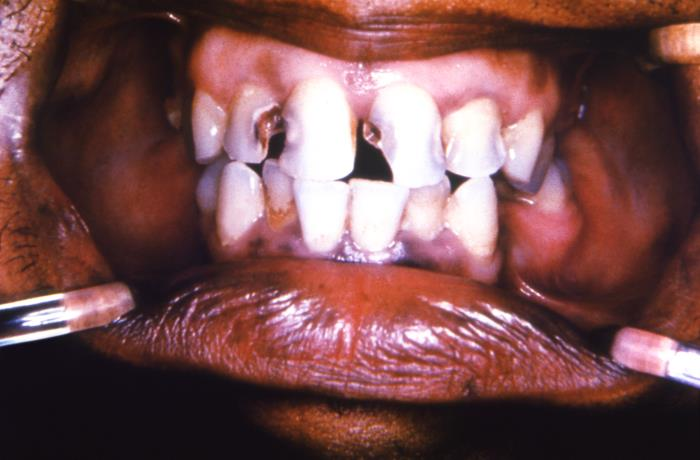
#> input picture tests/fixtures/dental-intraoral/cdc-19463.jpg, 700 x 460 px
$ python -i native_flake_support.py   (imports and definitions only)   (older library calls are emulated)
#> lines starting #> are read from the running program, lines starting #| are printed output that depends on the picture; after the words box and inside, x2 and y2 are one past the last pixel; in counts of white or black regions, pixels touching at a corner belong together
#> further down, picture is the input picture: shape (460, 700, 3); mean B, G, R 78.8, 78.1, 119.3
"""Native-coordinate material proposals. No labels or display zoom enter inference.

This module is not enabled in normal analysis until its reviewed support and
anatomical-path evidence pass. Original pixels are never enlarged or reduced.
"""
import cv2
import numpy as np

VERSION='native-independent-stable-region-ridge-v3'
PARAMETERS=dict(radii=[1,2,3],seedContrast=.025,growthContrast=.018,
                minArea=3,maxArea=1500,minFill=.15,maxElongation=16.,
                ringLumaDifference=3.,boundaryEdge=4/255,boundaryFraction=.35,
                minimumSeedFraction=.05,poreMaximumCoreArea=20,poreRingSectors=3,ridgeAnisotropy=.5)

def odd(value):return max(3,2*int(round(value))+1)

def proposal_tile(bgr,coordinate_scale=1.,return_stages=False,pixel_density=1.,check=None,interest=None,photometry=None,work=None):
    """Geometric units scale with the supplied source-coordinate metric.

    source resize by k -> coordinate_scale by k. Contrast remains photometric;
    derivative magnitude is expressed per reference-coordinate distance.
    """
    s=max(.125,float(coordinate_scale));p=PARAMETERS
    if photometry is None:
        gray=cv2.cvtColor(bgr,cv2.COLOR_BGR2GRAY);luma=cv2.cvtColor(bgr,cv2.COLOR_BGR2LAB)[:,:,0]
    else:gray,luma=photometry
    g=gray.astype(np.float32)/255
    scales=sorted(set([max(.125,float(pixel_density)),s]));response=np.zeros(g.shape,np.float32)
    region_envelope=np.zeros(g.shape,bool);candidate_regions=[]
    for metric in scales:
        if check is not None:check()
        # The fine-source scale is the observed pixel grid, not an upsample.
        regions,_=cv2.MSER_create(5,max(1,int(round(4*metric*metric))),max(4,int(round(1500*metric*metric))),.25,.2).detectRegions(255-luma)
        for pts in regions:
            if return_stages:region_envelope[pts[:,1],pts[:,0]]=True
            candidate_regions.append((pts,'stable-region',metric))
        for radius in p['radii']:
            sigma=max(.45,radius*metric);smooth=cv2.GaussianBlur(g,(0,0),sigma)
            xx=cv2.Sobel(smooth,cv2.CV_32F,2,0,3)*sigma*sigma
            yy=cv2.Sobel(smooth,cv2.CV_32F,0,2,3)*sigma*sigma
            xy=cv2.Sobel(smooth,cv2.CV_32F,1,1,3)*sigma*sigma
            root=np.sqrt((xx-yy)**2+4*xy*xy);lo=(xx+yy-root)/2;hi=(xx+yy+root)/2
            bright=np.maximum(-lo,0)*(np.abs(hi)<p['ridgeAnisotropy']*np.maximum(-lo,1e-6))
            np.maximum(response,bright,out=response)
    seed=response>p['seedContrast']
    envelope=np.zeros(g.shape,bool)
    envelope|=response>p['growthContrast']
    # Do not grow a weak region with no actual high-contrast native seed.
    count,ids,stats,_=cv2.connectedComponentsWithStats(envelope.astype(np.uint8),8)
    for i in range(1,count):
        x,y,w,h,area=map(int,stats[i]);ys,xs=np.where(ids[y:y+h,x:x+w]==i)
        if seed[y+ys,x+xs].sum()>=max(1,int(np.ceil(area*p['minimumSeedFraction']))):candidate_regions.append((np.c_[xs+x,ys+y].astype(np.int32),'ridge',s))
    gradient=np.hypot(cv2.Sobel(g,cv2.CV_32F,1,0,3),cv2.Sobel(g,cv2.CV_32F,0,1,3))
    dark=cv2.morphologyEx(gray,cv2.MORPH_BLACKHAT,np.ones((odd(3*s),)*2,np.uint8))>35
    n,dark_ids,dark_stats,dark_centers=cv2.connectedComponentsWithStats(dark.astype(np.uint8),8)
    pore_centers={}
    for i in range(1,n):
        x,y,w,h,area=dark_stats[i]
        if area<=p['poreMaximumCoreArea']*s*s and max(w,h)/max(1,min(w,h))<=3.3:
            pore_centers[i]=dark_centers[i]
    # Intermediate stage rasters are debug output only; the normal source field
    # needs one accumulator. Candidate rings/contrast remain independent.
    names=['envelope','seeded','geometry','ring','edge','pore-separated'] if return_stages else ['pore-separated']
    stages={name:np.zeros(g.shape,np.float32) for name in names}
    if return_stages:stages['envelope'][envelope|region_envelope]=1
    details=[];processed=0;skipped=0
    for region_index,(pts,branch,metric) in enumerate(candidate_regions):
        if check is not None and region_index%32==0:check()
        if interest is not None and not interest[pts[:,1],pts[:,0]].any():skipped+=1;continue
        processed+=1
        area=len(pts)
        if not return_stages and (area<max(1,int(round(p['minArea']*pixel_density**2))) or area>max(4,int(round(p['maxArea']*metric**2)))):continue
        x,y,w,h=cv2.boundingRect(pts)
        if not return_stages and (area/(w*h)<p['minFill'] or max(w,h)/max(1,min(w,h))>p['maxElongation'] or x==0 or y==0 or x+w==g.shape[1] or y+h==g.shape[0]):continue
        local=np.zeros((h,w),bool);local[pts[:,1]-y,pts[:,0]-x]=True
        seed_count=int((seed[y:y+h,x:x+w]&local).sum()) if return_stages else 0
        if return_stages:
            stages['seeded'][y:y+h,x:x+w][local]=1
            if area<max(1,int(round(p['minArea']*pixel_density**2))) or area>max(4,int(round(p['maxArea']*metric**2))) or area/(w*h)<p['minFill'] or max(w,h)/max(1,min(w,h))>p['maxElongation']:continue
            if x==0 or y==0 or x+w==g.shape[1] or y+h==g.shape[0]:continue
        if return_stages:stages['geometry'][y:y+h,x:x+w][local]=1
        pad=max(2,int(np.ceil(4*metric)));a=max(0,x-pad);b=max(0,y-pad);c=min(g.shape[1],x+w+pad);d=min(g.shape[0],y+h+pad)
        mask=np.zeros((d-b,c-a),bool);mask[pts[:,1]-b,pts[:,0]-a]=True
        ring=(cv2.dilate(mask.astype(np.uint8),np.ones((odd(3*metric),)*2,np.uint8))>0)&~mask
        if ring.sum()<max(3,int(8*metric*metric)):continue
        reference=float(np.median(luma[b:d,a:c][ring]));contrast=float(np.median(luma[b:d,a:c][mask])-reference)
        if contrast<=p['ringLumaDifference']:continue
        intensity=float(np.clip((contrast-p['ringLumaDifference'])/32,0,1))
        if return_stages:stages['ring'][y:y+h,x:x+w][local]=np.maximum(stages['ring'][y:y+h,x:x+w][local],intensity)
        border=mask&~(cv2.erode(mask.astype(np.uint8),np.ones((odd(metric),)*2,np.uint8))>0)
        edge_fraction=float((gradient[b:d,a:c][border]*metric>p['boundaryEdge']).mean())
        if edge_fraction<p['boundaryFraction']:continue
        if return_stages:stages['edge'][y:y+h,x:x+w][local]=np.maximum(stages['edge'][y:y+h,x:x+w][local],intensity)
        # Only an actual compact dark core with surrounding angular bright
        # support is pore ringing. Mere proximity to a dark lip/shadow is not.
        neighbor=cv2.dilate(mask.astype(np.uint8),np.ones((odd(3*metric),)*2,np.uint8))>0
        candidates=set(int(v) for v in np.unique(dark_ids[b:d,a:c][neighbor]) if int(v) in pore_centers)
        pore_ring=False
        if candidates:
            ys,xs=np.where(mask);xy=np.c_[xs+a,ys+b]
        for core in candidates:
            center=pore_centers[core];distance=np.linalg.norm(xy-center,axis=1)
            nearby=xy[distance<=max(3,5*metric)]
            if len(nearby)<3:continue
            sectors=np.unique(np.floor((np.arctan2(nearby[:,1]-center[1],nearby[:,0]-center[0])+np.pi)/(np.pi/4)).astype(int)%8)
            if len(sectors)>=p['poreRingSectors'] and len(nearby)/area>=.25:pore_ring=True;break
        # Remove the compact core's actual annular neighborhood, not an entire
        # large material component just because a dark pore is nearby.
        accepted=local.copy()
        if pore_ring:
            yy_grid,xx_grid=np.mgrid[y:y+h,x:x+w]
            accepted&=np.hypot(xx_grid-center[0],yy_grid-center[1])>max(3,5*metric)
        stages['pore-separated'][y:y+h,x:x+w][accepted]=np.maximum(stages['pore-separated'][y:y+h,x:x+w][accepted],intensity)
        if return_stages:details.append(dict(rect=[x,y,w,h],area=area,seedPixels=seed_count,contrast=contrast,edgeFraction=edge_fraction,branch=branch))
    # No weak photometric tail contributes to density or map support.
    field=stages['pore-separated'];field[field<=.04]=0
    if work is not None:work.update(candidateRegions=len(candidate_regions),processedCandidateRegions=processed,skippedOutsideCoreEligibility=skipped)
    return (field,stages,details) if return_stages else field

def native_field(bgr,coordinate_scale=1.,eligible=None,core=512,pixel_density=1.,check=None,reference=False):
    """Overlapping source tiles with context, max union and bounded working arrays."""
#> called with coordinate_scale = 1, core = 512, pixel_density = 1, reference = False
    h,w=bgr.shape[:2];output=np.zeros((h,w),np.float32)
#> after `h, w = bgr.shape[:2]`: h = 460; w = 700
    gray=cv2.cvtColor(bgr,cv2.COLOR_BGR2GRAY);luma=cv2.cvtColor(bgr,cv2.COLOR_BGR2LAB)[:,:,0]
#> after `gray = cv2.cvtColor(bgr, cv2.COLOR_BGR2GRAY)`:
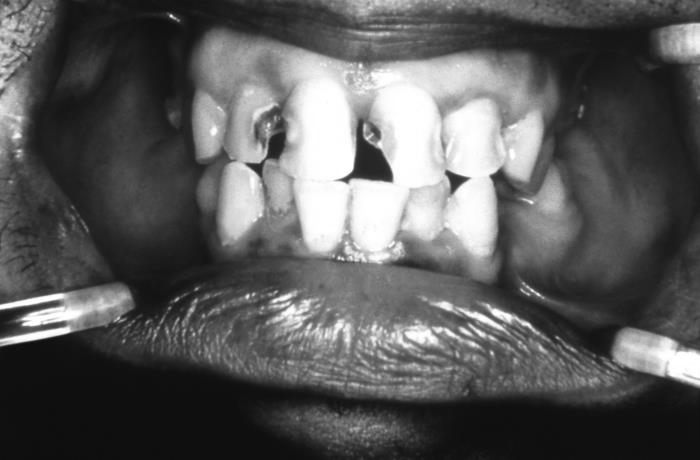
#> gray: shape (460, 700); min 9, max 255, mean 90.5
    counters=dict(candidateRegions=0,processedCandidateRegions=0,skippedOutsideCoreEligibility=0)
    halo=max(48,int(np.ceil(40*coordinate_scale)));stride=max(1,core//2);peak_pixels=0;tiles=0
    xs=sorted(set([*range(0,max(1,w-core+1),stride),max(0,w-core)]));ys=sorted(set([*range(0,max(1,h-core+1),stride),max(0,h-core)]))
#> after `xs = sorted(set([*range(0, max(1, w - core + 1), stride), max(0, w - c`: xs = [0, 188]
#> after `ys = sorted(set([*range(0, max(1, h - core + 1), stride), max(0, h - c`: ys = [0]
    for y in ys:
        for x in xs:
            if check is not None:check()
            if eligible is not None and not eligible[y:min(h,y+core),x:min(w,x+core)].any():continue
            a=max(0,x-halo);b=max(0,y-halo);c=min(w,x+core+halo);d=min(h,y+core+halo)
            interest=np.zeros((d-b,c-a),bool);interest[y-b:min(h,y+core)-b,x-a:min(w,x+core)-a]=True
            if eligible is not None:interest&=eligible[b:d,a:c]
            if reference:interest=cv2.dilate(interest.astype(np.uint8),np.ones((odd(5*coordinate_scale),)*2,np.uint8))>0
            work={}
            field=proposal_tile(bgr[b:d,a:c],coordinate_scale,pixel_density=pixel_density,check=check,interest=interest,photometry=(gray[b:d,a:c],luma[b:d,a:c]),work=work)
            for name in counters:counters[name]+=work.get(name,0)
            local=field[y-b:min(h,y+core)-b,x-a:min(w,x+core)-a]
            np.maximum(output[y:min(h,y+core),x:min(w,x+core)],local,out=output[y:min(h,y+core),x:min(w,x+core)])
            tiles+=1;peak_pixels=max(peak_pixels,(d-b)*(c-a))
#> this loop made 1 pass
#> pass 1, in proposal_tile, `else:gray,luma=photometry`:
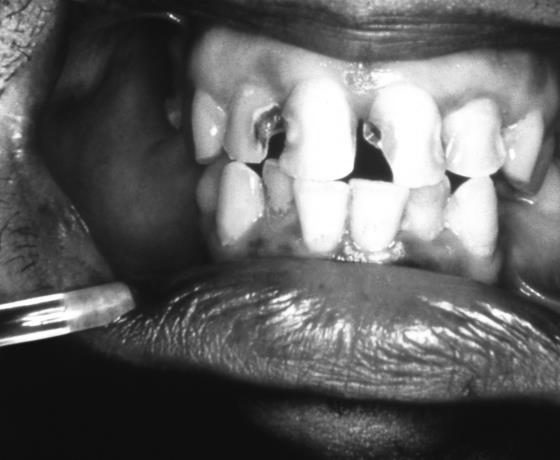
#> gray: shape (460, 560); min 9, max 255, mean 98.3
#> pass 1, in proposal_tile, `gradient=np.hypot(cv2.Sobel(g,cv2.CV_32F,1,0,3),cv2.Sobel(g,cv2.CV_32F..`:
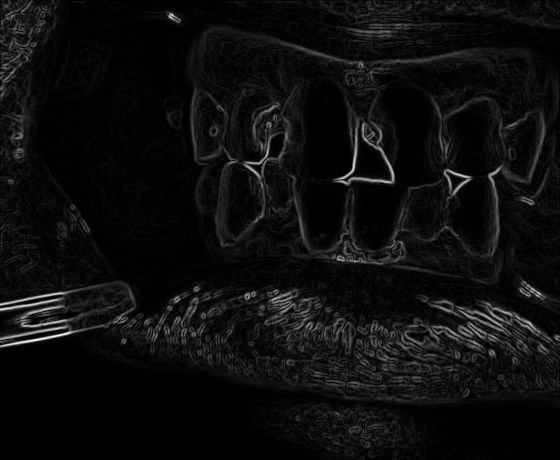
#> gradient: shape (460, 560) float32; min 0, max 3.01, mean 0.164; drawn with min black and max white
#> after the loop:
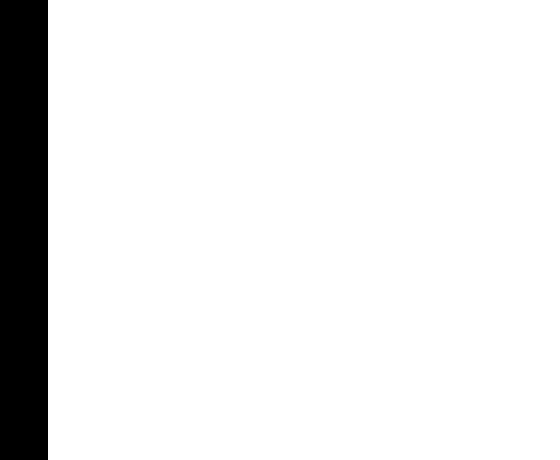
#> interest: shape (460, 560) bool; 91.4% white; 1 black region, box (x1, y1, x2, y2) and area: (0, 0, 48, 460) 22080
#> after the loop, counters = {'candidateRegions': 2233, 'processedCandidateRegions': 2059, 'skippedOutsideCoreEligibility': 174}; tiles = 2
    reference_support=(output>.04) if reference else None
    if eligible is not None:output*=eligible
    metadata=dict(version=VERSION,sourceGrid=[w,h],analysisResize=False,coordinateScale=coordinate_scale,tileCore=core,tileStride=stride,halo=halo,tiles=tiles,peakTilePixels=peak_pixels,overlapCountedOnce=True,sharedSourceGrayLab=True,**counters)
#> metadata = 14 items
    if reference:metadata['_referenceSupport']=reference_support
    return output,metadata

def pool_for_display(field,valid,max_dimension=512):
    """Max pooling retains tiny material; source score never depends on this grid."""
    h,w=field.shape;step=max(1,int(np.ceil(max(h,w)/max_dimension)))
    ph=(-h)%step;pw=(-w)%step
    f=np.pad(field,((0,ph),(0,pw)));v=np.pad(valid,((0,ph),(0,pw)))
    shape=(f.shape[0]//step,step,f.shape[1]//step,step)
    pooled=f.reshape(shape).max(axis=(1,3));support=v.reshape(shape).any(axis=(1,3))
    return pooled,support,step

>>> import cv2
>>> picture = cv2.imread('../../tests/fixtures/dental-intraoral/cdc-19463.jpg')
>>> result = native_field(picture)

$ run again, on tests/fixtures/dental-intraoral/cdc-19464.jpg
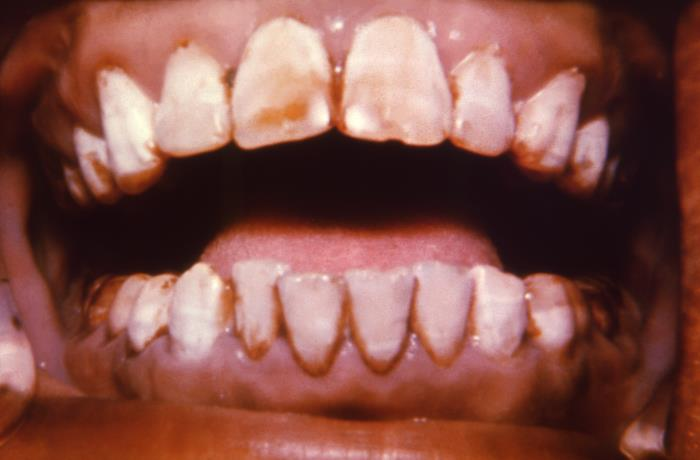
#> input picture tests/fixtures/dental-intraoral/cdc-19464.jpg, 700 x 460 px
#> picture is the input picture: shape (460, 700, 3); mean B, G, R 73.8, 82.5, 134.5
#> the loop in native_field, `for y in ys:` made 1 pass
#> pass 1, in proposal_tile, `else:gray,luma=photometry`:
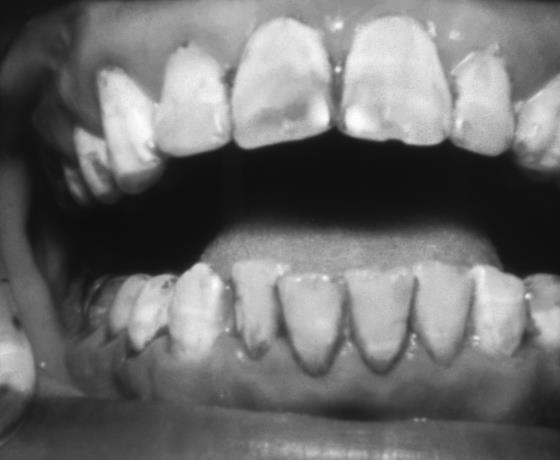
#> gray: shape (460, 560); min 13, max 253, mean 109.9
#> pass 1, in proposal_tile, `gradient=np.hypot(cv2.Sobel(g,cv2.CV_32F,1,0,3),cv2.Sobel(g,cv2.CV_32F..`:
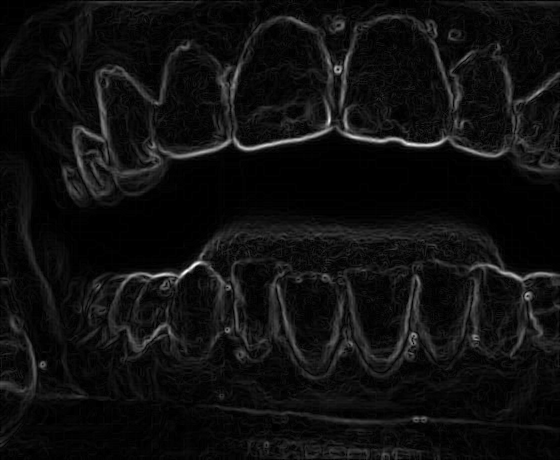
#> gradient: shape (460, 560) float32; min 0, max 1.63, mean 0.1; drawn with min black and max white
#> after the loop in native_field, `for y in ys:`: counters = {'candidateRegions': 701, 'processedCandidateRegions': 640, 'skippedOutsideCoreEligibility': 61}; tiles = 2
#> metadata = 14 items

$ run again, on tests/fixtures/dental-intraoral/cdc-19465.jpg
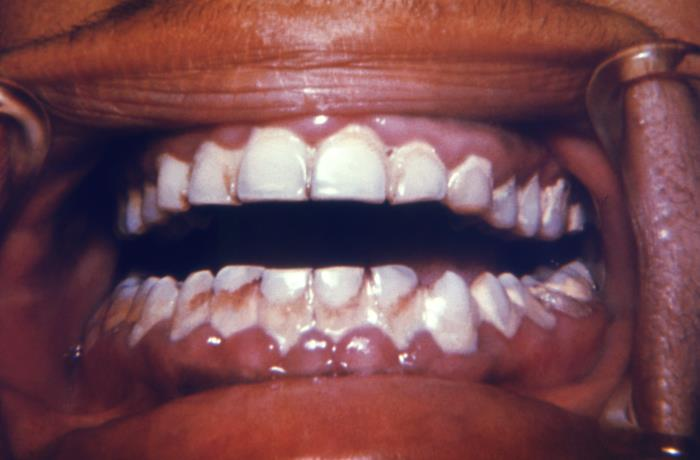
#> input picture tests/fixtures/dental-intraoral/cdc-19465.jpg, 700 x 460 px
#> picture is the input picture: shape (460, 700, 3); mean B, G, R 81, 74.1, 118.4
#> the loop in native_field, `for y in ys:` made 1 pass
#> pass 1, in proposal_tile, `else:gray,luma=photometry`:
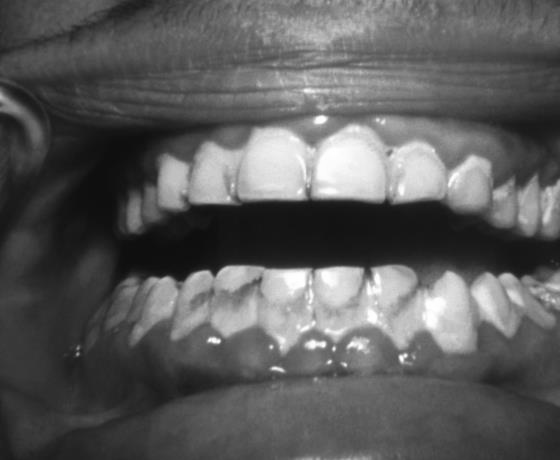
#> gray: shape (460, 560); min 13, max 255, mean 92
#> pass 1, in proposal_tile, `gradient=np.hypot(cv2.Sobel(g,cv2.CV_32F,1,0,3),cv2.Sobel(g,cv2.CV_32F..`:
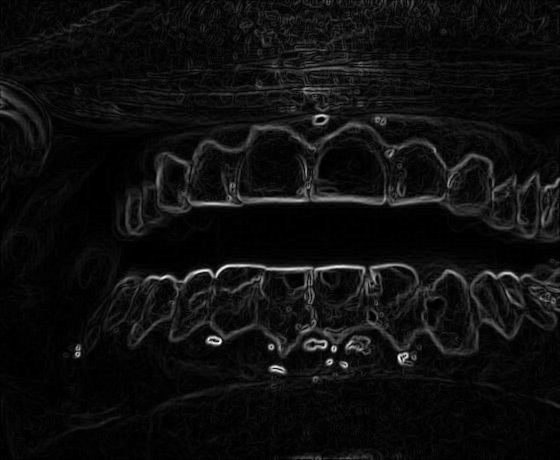
#> gradient: shape (460, 560) float32; min 0, max 1.88, mean 0.11; drawn with min black and max white
#> after the loop in native_field, `for y in ys:`: counters = {'candidateRegions': 1257, 'processedCandidateRegions': 1183, 'skippedOutsideCoreEligibility': 74}; tiles = 2
#> metadata = 14 items

$ run again, on tests/fixtures/dental-intraoral/cdc-19466.jpg
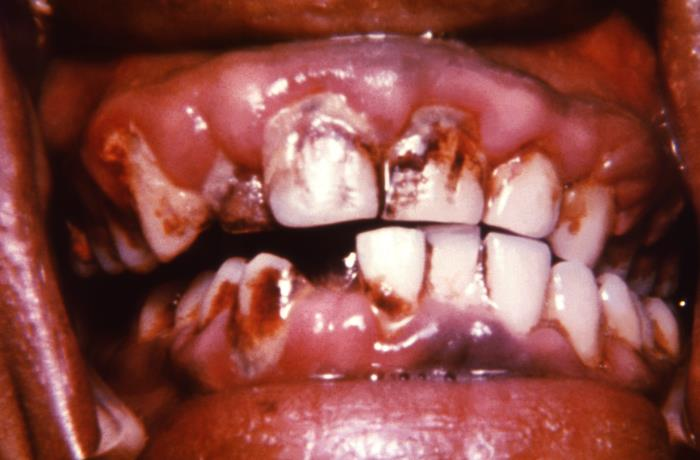
#> input picture tests/fixtures/dental-intraoral/cdc-19466.jpg, 700 x 460 px
#> picture is the input picture: shape (460, 700, 3); mean B, G, R 68.9, 74.8, 139.4
#> the loop in native_field, `for y in ys:` made 1 pass
#> pass 1, in proposal_tile, `else:gray,luma=photometry`:
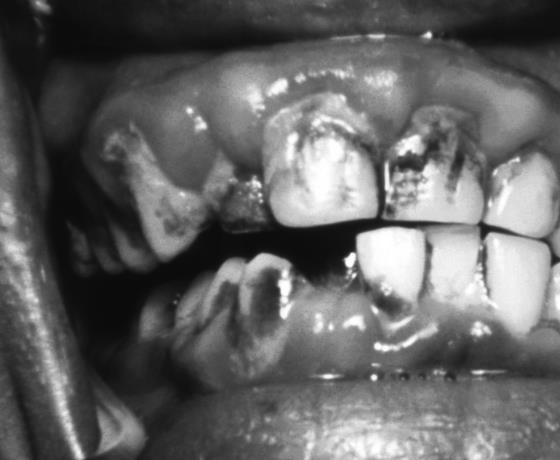
#> gray: shape (460, 560); min 10, max 255, mean 99.6
#> pass 1, in proposal_tile, `gradient=np.hypot(cv2.Sobel(g,cv2.CV_32F,1,0,3),cv2.Sobel(g,cv2.CV_32F..`:
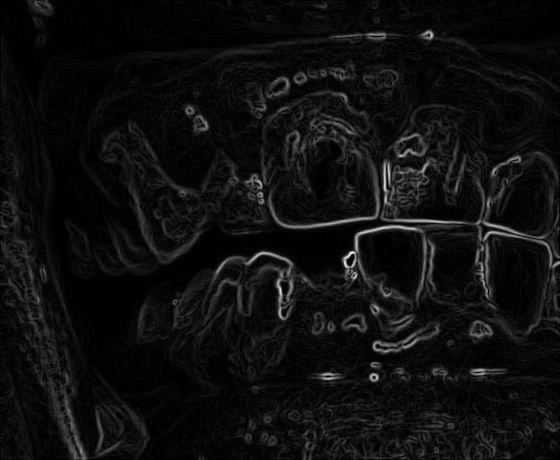
#> gradient: shape (460, 560) float32; min 0, max 2.59, mean 0.153; drawn with min black and max white
#> after the loop in native_field, `for y in ys:`: counters = {'candidateRegions': 1964, 'processedCandidateRegions': 1864, 'skippedOutsideCoreEligibility': 100}; tiles = 2
#> metadata = 14 items
